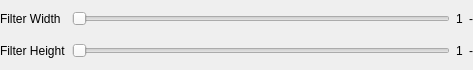
<?xml version="1.0" encoding="UTF-8"?>
<ui version="4.0">
 <class>CNumericParamsGuiComp</class>
 <widget class="QWidget" name="CNumericParamsGuiComp">
  <property name="geometry">
   <rect>
    <x>0</x>
    <y>0</y>
    <width>473</width>
    <height>70</height>
   </rect>
  </property>
  <property name="windowTitle">
   <string>Form</string>
  </property>
  <layout class="QGridLayout">
   <property name="margin">
    <number>0</number>
   </property>
   <item row="0" column="0">
    <widget class="QLabel" name="FilterWidthLabel">
     <property name="text">
      <string notr="true">Filter Width</string>
     </property>
    </widget>
   </item>
   <item row="0" column="1">
    <widget class="QSlider" name="FilterWidthSlider">
     <property name="minimum">
      <number>1</number>
     </property>
     <property name="maximum">
      <number>100</number>
     </property>
     <property name="orientation">
      <enum>Qt::Horizontal</enum>
     </property>
    </widget>
   </item>
   <item row="1" column="0">
    <widget class="QLabel" name="FilterHeightLabel">
     <property name="text">
      <string notr="true">Filter Height</string>
     </property>
    </widget>
   </item>
   <item row="1" column="1">
    <widget class="QSlider" name="FilterHeightSlider">
     <property name="minimum">
      <number>1</number>
     </property>
     <property name="maximum">
      <number>100</number>
     </property>
     <property name="orientation">
      <enum>Qt::Horizontal</enum>
     </property>
    </widget>
   </item>
   <item row="0" column="2">
    <widget class="QLabel" name="FilterWidthValueLabel">
     <property name="text">
      <string notr="true">1</string>
     </property>
    </widget>
   </item>
   <item row="1" column="2">
    <widget class="QLabel" name="FilterHeightValueLabel">
     <property name="text">
      <string notr="true">1</string>
     </property>
    </widget>
   </item>
   <item row="0" column="3">
    <widget class="QLabel" name="WidthUnitNameLabel">
     <property name="text">
      <string notr="true">-</string>
     </property>
    </widget>
   </item>
   <item row="1" column="3">
    <widget class="QLabel" name="HeightUnitNameLabel">
     <property name="text">
      <string notr="true">-</string>
     </property>
    </widget>
   </item>
  </layout>
 </widget>
 <resources/>
 <connections/>
</ui>
